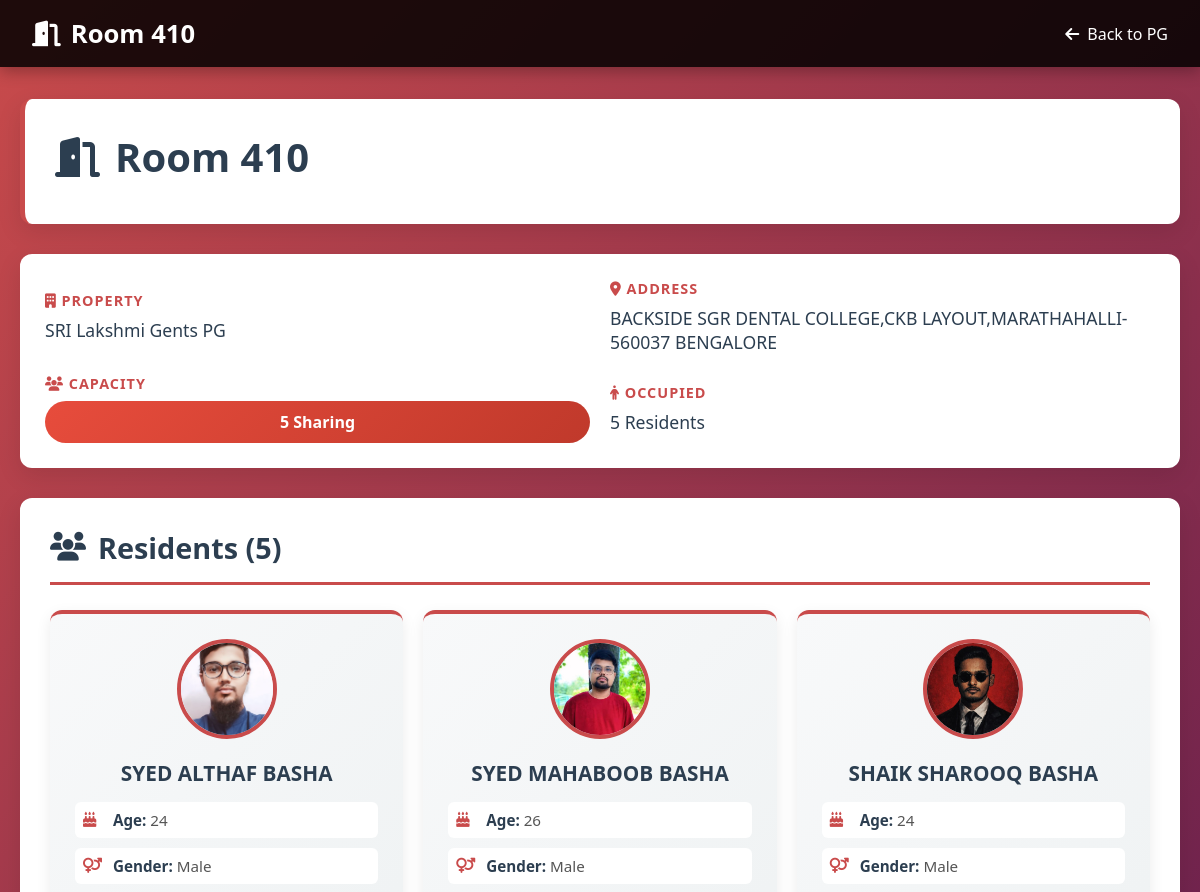
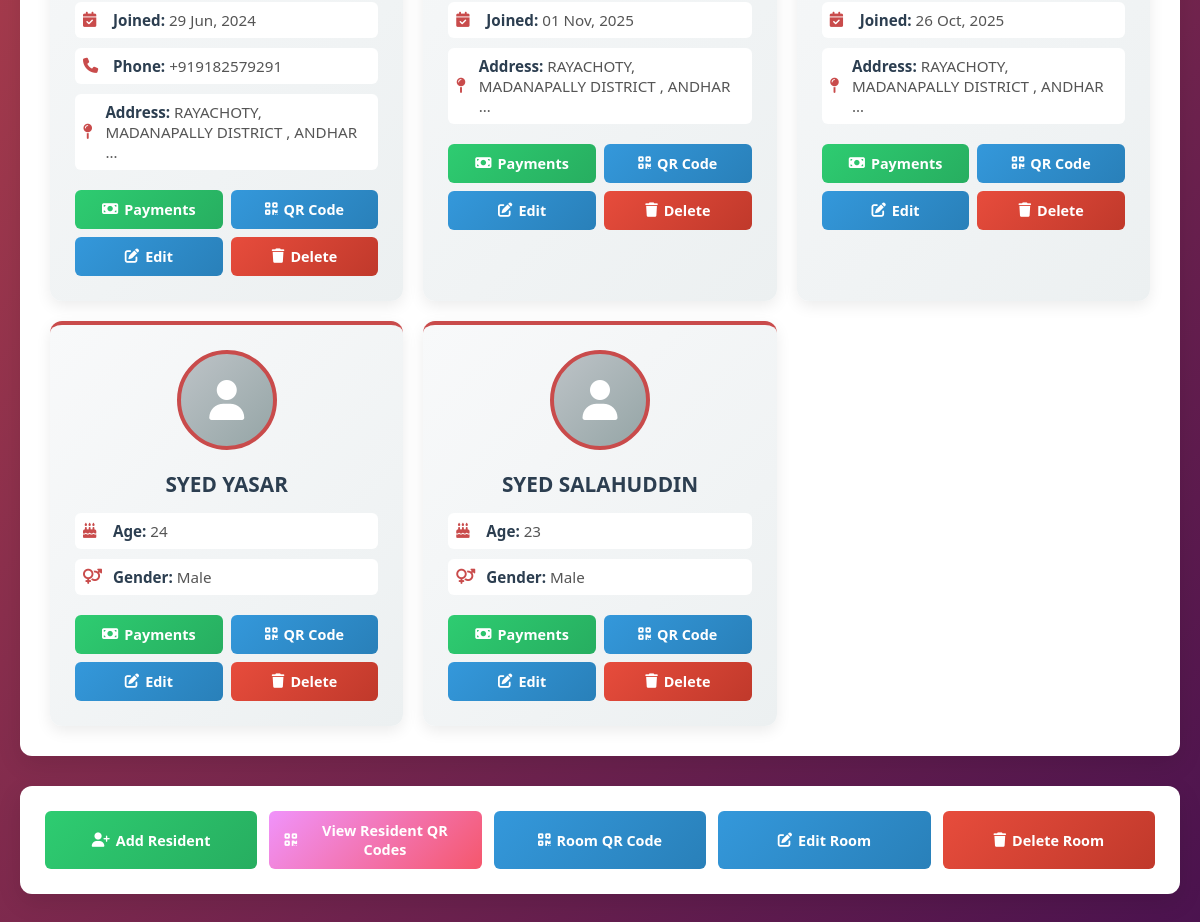
The app's page /room/6/ (signed in) with its own data (2 pictures, top to bottom).
### pgapp/models.py (models this page shows, shortened)
class Room(models.Model):
    pg = models.ForeignKey(PG, on_delete=models.CASCADE)
    room_number = models.CharField(max_length=10)
    capacity = models.IntegerField()

class PG(models.Model):
    name = models.CharField(max_length=100)
    address = models.TextField()

class Resident(models.Model):
    room = models.ForeignKey(Room, on_delete=models.CASCADE)
    name = models.CharField(max_length=100)
    age = models.IntegerField()
    gender = models.CharField(max_length=10, default='Not specified', blank=True)
    photo = models.ImageField(upload_to='photos/', blank=True, null=True)
    joining_date = models.DateField(blank=True, null=True)
    address = models.TextField(blank=True, null=True)
    mobile_number = models.CharField(max_length=15, blank=True, null=True)

### pgapp/views.py (the view)
# urls.py: path('room/<int:room_id>/', views.room_detail, name='room_detail'),
@login_required
def room_detail(request, room_id):
    room = get_object_or_404(Room, id=room_id)
    residents = Resident.objects.filter(room=room)
    return render(request, 'room_detail.html', {'room': room, 'residents': residents})

### pgapp/templates/room_detail.html (shortened to what this page needs)
<!DOCTYPE html>
<html lang="en">
<head>
    <link href="https://cdnjs.cloudflare.com/ajax/libs/font-awesome/6.4.0/css/all.min.css" rel="stylesheet">
</head>
<body>
    <nav class="navbar">
        <h1><i class="fas fa-door-open"></i> Room {{ room.room_number }}</h1>
        <a href="{% url 'pg_detail' room.pg.id %}"><i class="fas fa-arrow-left"></i> Back to PG</a>
    </nav>
    <div class="container">
        <div class="header">
            <h2><i class="fas fa-door-open"></i> Room {{ room.room_number }}</h2>
        </div>
        <div class="room-info">
            <div class="info-group">
                <span class="info-label"><i class="fas fa-building"></i> Property</span>
                <span class="info-value">{{ room.pg.name }}</span>
            </div>
            <div class="info-group">
                <span class="info-label"><i class="fas fa-map-marker-alt"></i> Address</span>
                <span class="info-value">{{ room.pg.address|truncatewords:10 }}</span>
            </div>
            <div class="info-group">
                <span class="info-label"><i class="fas fa-users"></i> Capacity</span>
                <span class="capacity capacity-{{ room.capacity }}">{{ room.capacity }} Sharing</span>
            </div>
            <div class="info-group">
                <span class="info-label"><i class="fas fa-person"></i> Occupied</span>
                <span class="info-value">{{ residents|length }} Resident{{ residents|length|pluralize }}</span>
            </div>
        </div>
        <div class="residents-section">
            <h3 class="section-title"><i class="fas fa-users"></i> Residents ({{ residents|length }})</h3>
            {% if residents %}
                <div class="residents-grid">
                    {% for resident in residents %}
                        <div class="resident-card">
                            {% if resident.photo %}
                                <img src="{{ resident.photo.url }}" alt="{{ resident.name }}" class="resident-photo">
                            {% else %}
                                <div class="resident-photo" style="background: linear-gradient(135deg, #bdc3c7 0%, #95a5a6 100%); display: flex; align-items: center; justify-content: center; color: white; font-size: 2.5rem;"><i class="fas fa-user"></i></div>
                            {% endif %}
                            <div class="resident-name">{{ resident.name }}</div>
                            <div class="resident-details">
                                <div class="detail-item">
                                    <i class="fas fa-birthday-cake"></i>
                                    <span><span class="detail-label">Age:</span> <span class="detail-value">{{ resident.age }}</span></span>
                                </div>
                                <div class="detail-item">
                                    <i class="fas fa-venus-mars"></i>
                                    <span><span class="detail-label">Gender:</span> <span class="detail-value">{{ resident.gender }}</span></span>
                                </div>
                                {% if resident.joining_date %}
                                <div class="detail-item">
                                    <i class="fas fa-calendar-check"></i>
                                    <span><span class="detail-label">Joined:</span> <span class="detail-value">{{ resident.joining_date|date:'d M, Y' }}</span></span>
                                </div>
                                {% endif %}
                                {% if resident.mobile_number %}
                                <div class="detail-item">
                                    <i class="fas fa-phone"></i>
                                    <span><span class="detail-label">Phone:</span> <span class="detail-value">{{ resident.mobile_number }}</span></span>
                                </div>
                                {% endif %}
                                {% if resident.address %}
                                <div class="detail-item">
                                    <i class="fas fa-map-pin"></i>
                                    <span><span class="detail-label">Address:</span> <span class="detail-value">{{ resident.address|truncatewords:5 }}</span></span>
                                </div>
                                {% endif %}
                            </div>
                            <div class="resident-actions">
                                <a href="{% url 'resident_payments' resident.id %}" class="btn btn-success"><i class="fas fa-money-bill"></i> Payments</a>
                                <a href="{% url 'resident_qr_code' resident.id %}" class="btn btn-primary"><i class="fas fa-qrcode"></i> QR Code</a>
                                <a href="{% url 'edit_resident' resident.id %}" class="btn btn-primary"><i class="fas fa-edit"></i> Edit</a>
                                <a href="{% url 'delete_resident' resident.id %}" class="btn btn-danger"><i class="fas fa-trash"></i> Delete</a>
                            </div>
                        </div>
                    {% endfor %}
                </div>
            {% else %}
                <div class="no-residents">
                    <i class="fas fa-inbox"></i>
                    <p>No residents in this room yet. Add one to get started!</p>
                </div>
            {% endif %}
        </div>
        <div class="actions">
            <a href="{% url 'add_resident' room.id %}" class="btn btn-success" style="flex: 1; min-width: 150px;"><i class="fas fa-user-plus"></i> Add Resident</a>
            <a href="{% url 'room_residents_qr' room.id %}" class="btn btn-primary" style="flex: 1; min-width: 150px; background: linear-gradient(135deg, #f093fb 0%, #f5576c 100%);"><i class="fas fa-qrcode"></i> View Resident QR Codes</a>
            <a href="{% url 'room_qr_code' room.id %}" class="btn btn-primary" style="flex: 1; min-width: 150px;"><i class="fas fa-qrcode"></i> Room QR Code</a>
            <a href="{% url 'edit_room' room.id %}" class="btn btn-primary" style="flex: 1; min-width: 150px;"><i class="fas fa-edit"></i> Edit Room</a>
            <a href="{% url 'delete_room' room.id %}" class="btn btn-danger" style="flex: 1; min-width: 150px;"><i class="fas fa-trash"></i> Delete Room</a>
        </div>
    </div>
</body>
</html>

### pgapp/templates/room_detail.html (style rules this page uses)
* { margin: 0; padding: 0; box-sizing: border-box; }
body { font-family: 'Segoe UI', Tahoma, Geneva, Verdana, sans-serif; background: linear-gradient(135deg, #c94b4b 0%, #4b134f 100%); background-attachment: fixed; color: #333; min-height: 100vh; }
.navbar { background: rgba(0, 0, 0, 0.85); padding: 1rem 2rem; display: flex; justify-content: space-between; align-items: center; box-shadow: 0 4px 15px rgba(0, 0, 0, 0.3); position: sticky; top: 0; z-index: 100; }
.navbar h1 { color: #fff; font-size: 1.6rem; display: flex; align-items: center; gap: 10px; }
.navbar a { color: #fff; text-decoration: none; transition: color 0.3s; display: flex; align-items: center; gap: 8px; }
.container { max-width: 1300px; margin: 2rem auto; padding: 0 20px; }
.header { background: white; padding: 30px; border-radius: 12px; margin-bottom: 30px; box-shadow: 0 8px 25px rgba(0, 0, 0, 0.1); border-left: 5px solid #c94b4b; }
.header h2 { font-size: 2.5rem; color: #2c3e50; margin-bottom: 10px; display: flex; align-items: center; gap: 15px; }
.room-info { background: white; color: #333; padding: 25px; border-radius: 12px; margin-bottom: 30px; box-shadow: 0 8px 25px rgba(0, 0, 0, 0.1); display: grid; grid-template-columns: 1fr 1fr; gap: 20px; align-items: center; }
.info-group { display: flex; flex-direction: column; gap: 8px; }
.info-label { font-weight: 700; color: #c94b4b; font-size: 0.9rem; text-transform: uppercase; letter-spacing: 1px; }
.info-value { font-size: 1.1rem; color: #2c3e50; }
.capacity { display: inline-block; padding: 10px 20px; border-radius: 25px; font-weight: bold; font-size: 1rem; text-align: center; }
.capacity-5 { background: linear-gradient(135deg, #e74c3c 0%, #c0392b 100%); color: white; }
.residents-section { background: white; color: #333; border-radius: 12px; padding: 30px; margin-bottom: 30px; box-shadow: 0 8px 25px rgba(0, 0, 0, 0.1); }
.section-title { font-size: 1.8rem; color: #2c3e50; margin-bottom: 25px; display: flex; align-items: center; gap: 12px; border-bottom: 3px solid #c94b4b; padding-bottom: 15px; }
.residents-grid { display: grid; grid-template-columns: repeat(auto-fill, minmax(320px, 1fr)); gap: 20px; }
.resident-card { background: linear-gradient(135deg, #f8f9fa 0%, #ecf0f1 100%); border-radius: 12px; padding: 25px; box-shadow: 0 5px 15px rgba(0, 0, 0, 0.08); transition: all 0.3s ease; border-top: 4px solid #c94b4b; }
.resident-photo { width: 100px; height: 100px; border-radius: 50%; object-fit: cover; margin: 0 auto 20px; border: 4px solid #c94b4b; display: block; }
.resident-name { font-weight: 700; font-size: 1.3rem; margin-bottom: 15px; color: #2c3e50; text-align: center; }
.resident-details { color: #555; margin-bottom: 20px; display: grid; grid-template-columns: 1fr; gap: 10px; }
.detail-item { display: flex; align-items: center; gap: 10px; padding: 8px; background: white; border-radius: 6px; font-size: 0.95rem; }
.detail-item i { color: #c94b4b; width: 20px; }
.detail-label { font-weight: 600; color: #2c3e50; }
.detail-value { color: #555; }
.resident-actions { display: flex; gap: 8px; flex-wrap: wrap; justify-content: center; }
.btn { flex: 1; min-width: 100px; padding: 10px 15px; text-decoration: none; border-radius: 6px; font-weight: 600; font-size: 0.9rem; transition: all 0.3s; border: none; cursor: pointer; display: flex; align-items: center; justify-content: center; gap: 6px; }
.btn-primary { background: linear-gradient(135deg, #3498db 0%, #2980b9 100%); color: white; }
.btn-danger { background: linear-gradient(135deg, #e74c3c 0%, #c0392b 100%); color: white; }
.btn-success { background: linear-gradient(135deg, #2ecc71 0%, #27ae60 100%); color: white; }
.actions { background: white; padding: 25px; border-radius: 12px; text-align: center; box-shadow: 0 8px 25px rgba(0, 0, 0, 0.1); display: flex; gap: 12px; flex-wrap: wrap; justify-content: center; }

### records on screen
Room: room_number "410", pg.name "SRI Lakshmi Gents PG", pg.address "BACKSIDE SGR DENTAL COLLEGE,CKB LAYOUT,MARATHAHALLI-560037 BENGALORE", capacity "5"
Resident: photo (picture), name "SYED ALTHAF BASHA", age "24", gender "Male", joining_date "29 Jun, 2024", mobile_number "+919182579291", address "RAYACHOTY, MADANAPALLY DISTRICT , ANDHAR …"
Resident: photo (picture), name "SYED MAHABOOB BASHA", age "26", gender "Male", joining_date "01 Nov, 2025", address "RAYACHOTY, MADANAPALLY DISTRICT , ANDHAR …"
Resident: photo (picture), name "SHAIK SHAROOQ BASHA", age "24", gender "Male", joining_date "26 Oct, 2025", address "RAYACHOTY, MADANAPALLY DISTRICT , ANDHAR …"
Resident: name "SYED YASAR", age "24", gender "Male"
Resident: name "SYED SALAHUDDIN", age "23", gender "Male"

### other values on screen
{{ residents|length }} "5"
